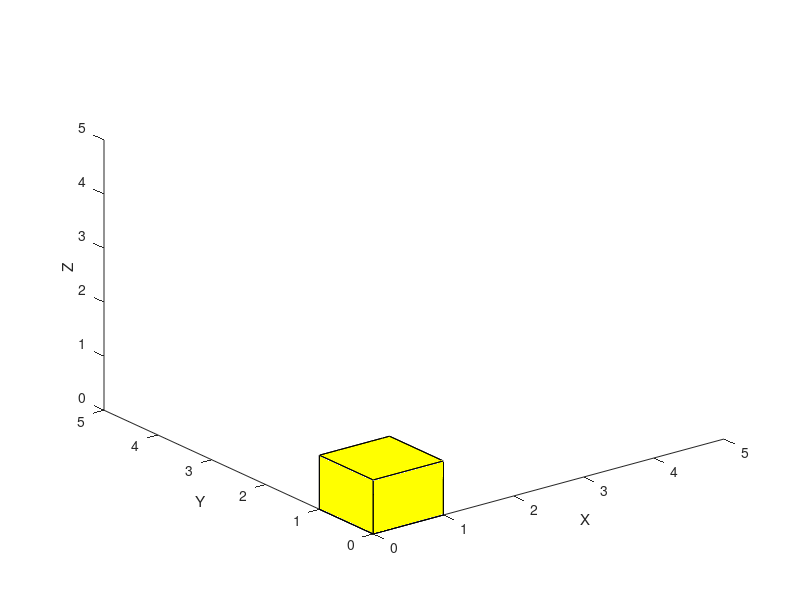

MATLAB code for this plot:
close all;clear all;clc
set(gca,'NextPlot','Add');
xlabel('X'),ylabel('Y'),zlabel('Z');
M= [0 0 0;
    0 1 0;
    0 1 1;
    0 0 1;
    1 0 0;
    1 1 0;
    1 1 1;
    1 0 1];
K= [1 5 6 2;
    3 4 8 7;
    5 6 7 8;
    1 2 3 4;
    2 3 7 6;
    1 4 8 5];
for n=1:6
    for i=1:4
        X(i)=M(K(n,i),1);
        Y(i)=M(K(n,i),2);
        Z(i)=M(K(n,i),3);
    end
    fill3(X,Y,Z,[1 1 0]);
end
axis([0 5 0 5 0 5]);
view(3);
